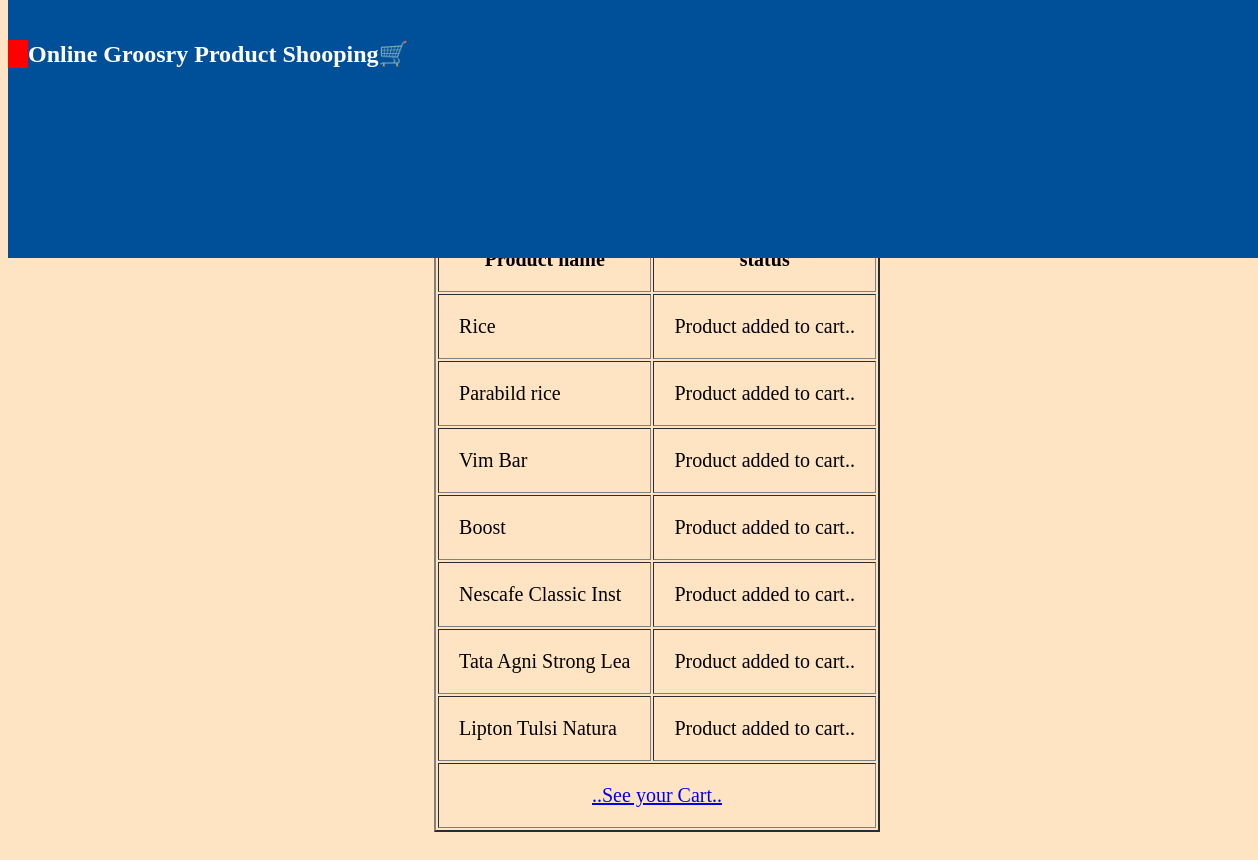
Screenshot of /repeat.php?id=4 with the database file from the repository.
### tables this page shows
CREATE TABLE `transaction` (
  `tranid` varchar(30) NOT NULL,
  `userid` varchar(20) NOT NULL,
  `proid` varchar(20) NOT NULL,
  `proname` varchar(20) NOT NULL,
  `proquan` float NOT NULL,
  `mesureby` varchar(10) NOT NULL,
  `prounit` int(10) DEFAULT NULL,
  `proprice` float NOT NULL,
  `date` datetime NOT NULL,
  `total` float NOT NULL,
  `type` varchar(20) NOT NULL
);

CREATE TABLE `product` (
  `proid` varchar(10) NOT NULL,
  `proname` varchar(50) NOT NULL,
  `procate` varchar(20) NOT NULL,
  `proprice` float NOT NULL,
  `proqua` float NOT NULL,
  `measure` varchar(10) NOT NULL,
  `prounit` int(10) DEFAULT '1',
  `prodes` varchar(250) NOT NULL,
  `proimg` longblob,
  `protype` varchar(10) NOT NULL
);

### repeat.php (the view, shortened to what this page needs)
<!DOCTYPE html>
<html lang="en">
<head>
     <link rel="stylesheet" type="text/css" href="headcss.css">
</head>
<body>
    <header>
    <div class="head">
      <h2 style="border-left:20px solid red;">Online Groosry Product Shooping&#128722;</h2>
       </div>
    </header>
<main>
<table border=2 cellpadding=20 align=center>
  <tr>
    <th>Product name</th>
    <th>status</th>
  </tr>
<?php
   include 'addcart.php';
   $f=1;
   $histroy="select * from transaction where tranid='$_GET[id]';";
   $ans=mysqli_query($con,$histroy);
   while($his=mysqli_fetch_array($ans)){
    $i=$his['proid'];
          $ty=$his['type'];
          if($ty=='lose'){
            $u=$his['proquan'];
          }
          else{
            $u=$his['prounit'];
          }
          $t=$his['total'];
    $user=$_SESSION['user'];
    $uni="select * from cart where userid='$user' AND idpro='$i';";
    $find=mysqli_query($con,$uni);
    if(mysqli_num_rows($find)>0){
          $pro="select * from product where proid='$i';";
          $pro1=mysqli_query($con,$pro);
          while($p1=mysqli_fetch_array($pro1)){$proqu=$p1['proqua'];$proun=$p1['prounit'];}
       while($r=mysqli_fetch_array($find)){
           if($ty=='lose'){
             if(($u+$r['unitpro'])>$proqu){
                echo "<tr><td>".$his['proname']."
                      <td>Product limit is reached so not added";
               $f=0;
             }
             $u+=$r['unitpro'];
             $t+=$r['total'];
           }
           else{
             if(($u+$r['unitpro'])>$proun){
              echo "<tr><td>".$his['proname']."
              <td>Product limit is reached so not added";
               $f=0;
             }
             $u+=$r['unitpro'];
             $t+=$r['total'];
            }
            if($f==1){
           $sql="UPDATE `cart` SET  `unitpro`='$u',`total`='$t'  WHERE userid='$user' AND idpro='$i';";
           $return=mysqli_query($con,$sql);
              if(!$return){
                echo "<tr><td>".$his['proname']."
                <td>Product Not added";
               }
              else{
                echo "<tr><td>".$his['proname']."
                <td>Product Successfully added";
              }
            }
       }
       $f=1;
     }
     else{
      $pro="select * from product where proid='$i';";
          $pro1=mysqli_query($con,$pro);
          if(mysqli_num_rows($pro1)>0){
          while($p1=mysqli_fetch_array($pro1)){$proqu=$p1['proqua'];$proun=$p1['prounit'];
          if($f==1){
          $sql="insert into cart(idpro,userid,unitpro,total)values('$i','$user','$u','$t');";
        $return=mysqli_query($con,$sql);
       if(!$return){
        echo "<tr><td>".$his['proname']."
           <td>Product Not added";
        }
       else{
        echo "<tr><td>".$his['proname']."
        <td>Product added to cart..";
       }
      }
          }
          $f=1;
        }else{
          echo "<tr><td>".$his['proname']."
           <td>Product Not available";
        }
     }
 }
 ?>
 <tr><td colspan=2 align=center><a href='cart.php'>..See your Cart..</a></tr>

### headcss.css (style rules this page uses)
body { width:100%; height:100%; background-color: bisque; font-family:'Times New Roman'; }
header { width:100%; height:30%; overflow:hidden; position:fixed; top:0; align-items:center; background-color: rgb(0, 79, 153); color:white; font-family:Cambria, Cochin, Georgia, Times, 'Times New Roman', serif; }
.head { font-family:Cambria, Cochin, Georgia, Times, 'Times New Roman', serif; color:white; display:inline-block; padding-top:20px; }
main { margin-top: 180px ; align-items:center; width:100%; justify-items: center; justify-content: space-evenly; padding:20px; overflow:auto; font-family:'Times New Roman'; font-size:20px; background-color: bisque; background-attachment: scroll; }

### repeat.php (style rules this page uses)
main { margin-top: 160px ; align-items:center; justify-items: center; justify-content: space-evenly; padding:20px; overflow:hidden; background-color: bisque; background-attachment: scroll; }
body { width:100%; height:100%; }

### rows the page displays
transaction: proname "Rice"
transaction: proname "Parabild rice"
transaction: proname "Vim Bar"
transaction: proname "Boost"
transaction: proname "Nescafe Classic Inst"
transaction: proname "Tata Agni Strong Lea"
transaction: proname "Lipton Tulsi Natura"
